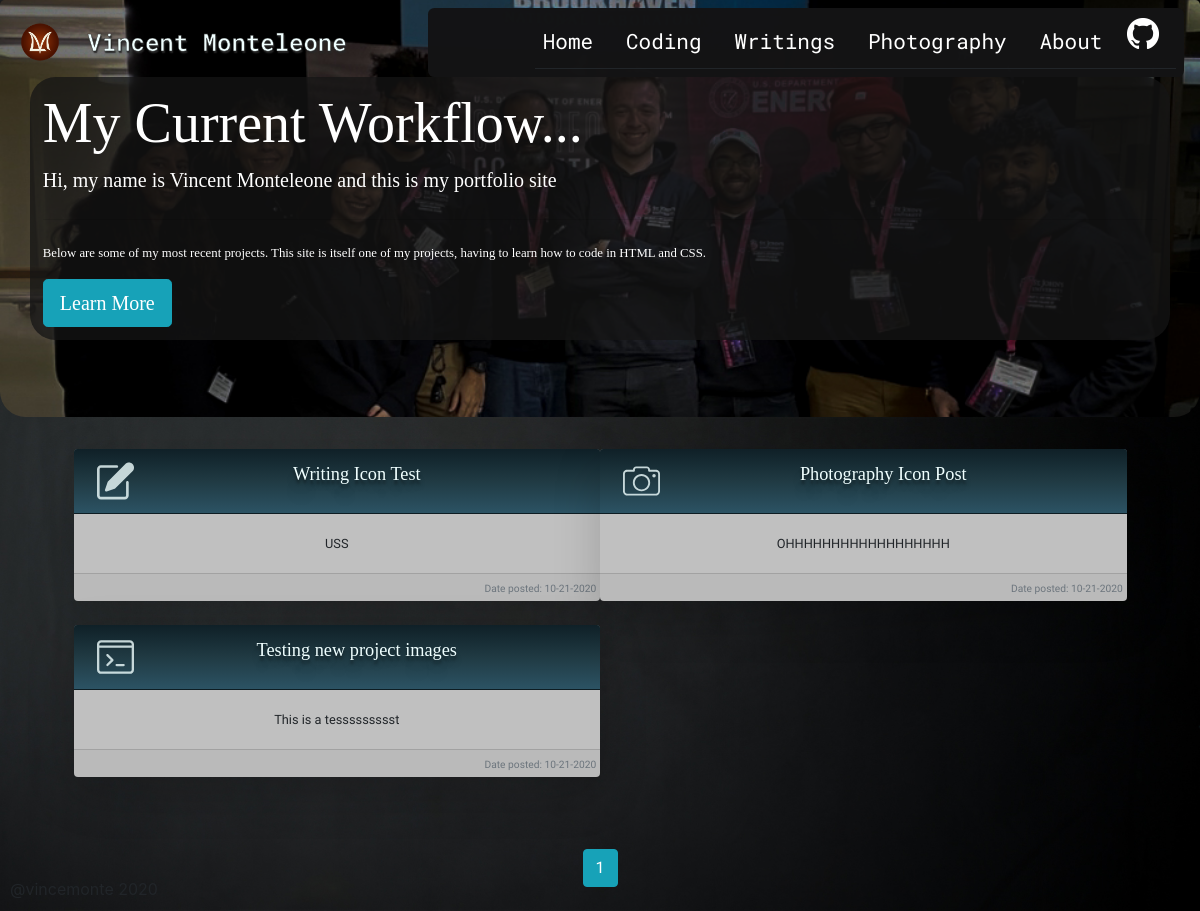
Page /home on the earlier database version.
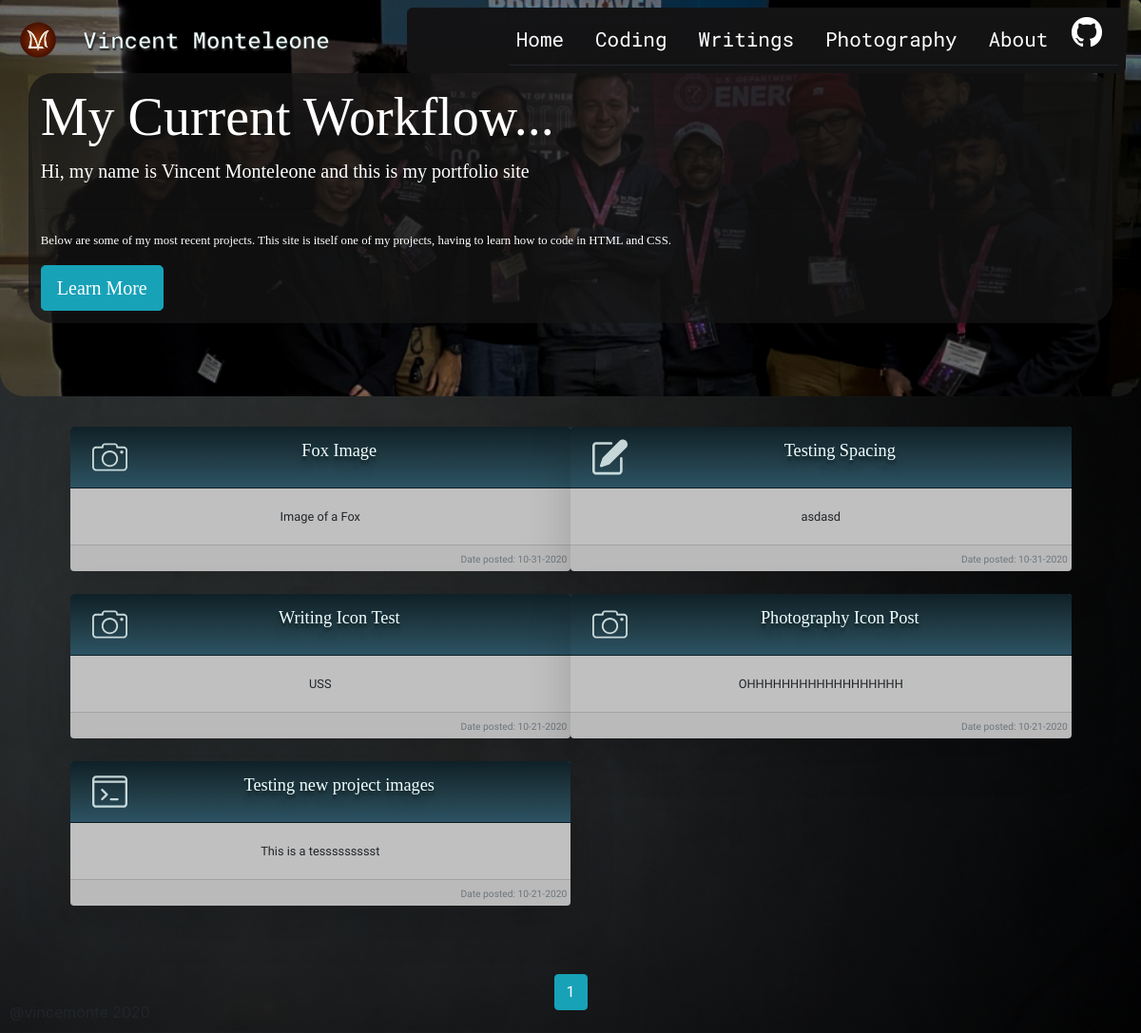
Same page on the later database version.
### personalWebsite/models.py (models this page shows, shortened)
class HomePost(db.Model):
    id = db.Column(db.Integer, primary_key=True)
    project_id = db.Column(db.Integer, db.ForeignKey('project.id'), unique=True)
    type_image = db.Column(db.String(30), nullable=False)
    content = db.Column(db.Text, nullable=False)

class Project(db.Model):
    id = db.Column(db.Integer, primary_key=True)
    title = db.Column(db.String(100), nullable=False)
    type = db.Column(db.String(20), nullable=False)
    content= db.Column(db.Text, nullable=True)
    files = db.Column(db.String(80), nullable=True) #holds the path to the file images
    date_posted = db.Column(db.DateTime, nullable=False, default=datetime.now)
    user_id = db.Column(db.Integer, db.ForeignKey('user.id'), nullable=False)
    home_post = db.relationship('HomePost', backref='project', uselist=False)

### personalWebsite/main/routes.py (the view)
@main.route('/')
@main.route('/home')
def home():
    page = request.args.get('page', 1, type=int)
    posts = HomePost.query.order_by(HomePost.id.desc()).paginate(page=page, per_page=6)
    return render_template('homepage.html', posts=posts)

### personalWebsite/templates/homepage.html (shortened to what this page needs)
{% extends "layout.html" %}
{%block content%}
    <div class="jumbotron" id="home-jumbotron">
      <div class="container text-white">
        <h1 class="display-4">My Current Workflow...</h1>
        <p class="lead">Hi, my name is Vincent Monteleone and this is my portfolio site</p>
        <hr class="my-4">
        <p>Below are some of my most recent projects. This site is itself one of my projects, having to learn how to code in HTML and CSS.</p>
        <a class="btn btn-info btn-lg" href="{{ url_for('main.about') }}"> Learn More</a>
      </div>
    </div>
    <section class="home-articles">
      <div class="container-fluid text-center">
        <div class="row">
          {% for post in posts.items %}
          <div class="col-md-6" >
            <div class="card mb-4 shadow-lg">
              <div class="card-header">
                <img  src="{{ url_for('static', filename=post.type_image ) }}" class="project_type_image">
                <a class = "card-title" href="{{ url_for('posts.project', title=post.project.title) }}">{{ post.project.title }}</a>
              </div>
              <div class="card-body">
                <p class= "card-text"> {{ post.content }} </p>
              </div>
              <div class="card-footer text-right">
                <small class="text-muted">Date posted: {{ post.project.date_posted.strftime('%m-%d-%Y') }}</small>
              </div>
            </div>
          </div>
          {% endfor %}
        </div>
      </div>
      </section>
      <div class="container mt-5 text-center">
        {% for page_num in posts.iter_pages(left_edge=1, right_edge=1, left_current=1, right_current=2) %}
          {% if page_num %}
            {% if posts.page == page_num %}
              <a class="btn btn-info mb-4" href="{{ url_for('main.home', page=page_num) }}">{{ page_num }}</a>
            {% else %}
              <a class="btn btn-outline-info mb-4" href="{{ url_for('main.home', page=page_num) }}">{{ page_num }}</a>
            {% endif %}
          {% else %}
            <small>...</small>
          {% endif %}
        {% endfor %}
      </div>
{%endblock content%}

### personalWebsite/templates/layout.html (shortened to what this page needs)
<!DOCTYPE html>
<html lang="en" dir="ltr">
  <head>
    <link rel="stylesheet" type="text/css" href="{{url_for('static', filename='bootstrap-reboot.css')}}">
    <link rel="stylesheet" href="https://stackpath.bootstrapcdn.com/bootstrap/4.1.3/css/bootstrap.min.css">
    <link rel="stylesheet" type="text/css" href="{{ url_for('static', filename='main.css')}}">
    <link rel="stylesheet" type="text/css" href="{{ url_for('static', filename='devices.css')}}">
    <link rel="stylesheet" href="https://cdnjs.cloudflare.com/ajax/libs/font-awesome/4.7.0/css/font-awesome.min.css">
  </head>
  <body>
    <header>
      <nav class="navbar fixed-top navbar-expand-lg navbar-dark" id="navigation-bar">
        <img class="navbar-logo" id="navbar-logo" src="{{url_for('static', filename='images/VLM_Logo_v2.png')}}" alt="restaurant logo (rooster)">
        <span class="navbar-brand">Vincent Monteleone</span>
        <div class="collapse navbar-collapse" id="collapsing-navbar">
          <ul class="navbar-nav ml-auto" id="nav-list-container">
            <li class="nav-item">
              <a class="nav-link" href="{{url_for('main.home')}}">Home <span class="sr-only">(current)</span></a>
            </li>
            <li class="nav-item">
              <a class="nav-link" href="{{url_for('posts.coding')}}">Coding</a>
            </li>
            <li class="nav-item">
              <a class="nav-link" href="{{url_for('posts.writings')}}">Writings</a>
            </li>
            <li class="nav-item">
              <a class="nav-link" href="{{url_for('posts.photography')}}">Photography</a>
            </li>
            <li class="nav-item">
              <a class="nav-link" href="{{url_for('main.about')}}">About</a>
            </li>
            <li class="nav-item">
              <a href="https://github.com/vincemonte"><img src="{{url_for('static', filename='images/GitHub-Mark-Light-32px.png')}}"></a>
            </li>
          </ul>
        </div>
      </nav>
    </header>
    <main role="main">
        {% block content %}{% endblock %}
    </main>
    <footer>@vincemonte 2020</footer>
  </body>
</html>

### personalWebsite/static/main.css (style rules this page uses)
body { margin: 0; background-position: top; background-size: cover; width: 100%; background-image: url(images/GrayWallBackground.jpg); }
main { font-family: 'Work Sans', sans-serif; }
img { max-width: 100%; }
.navbar { font-family: 'Roboto Mono', monospace; position: fixed; width: 100%; transition: .8s; }
.navbar-logo { width: 65px; height: 65px; margin: 0; }
.navbar-brand { font-size: 1.8em; font-weight: 500; padding-left: .8em; color: #F0FFFF !important; -webkit-text-stroke: .4px #282828; text-shadow: 1px 1.5px 1.5px #282828; }
.navbar li { padding: .1em .8em; }
.navbar ul { transition: .8s; font-size: 21px; }
.nav-link { color: white !important; transition-delay: font-weight .3s; transition: width .3s ease-out, font-size .3s ease-out, font-weight step-start; }
.nav-item img { width: 32px; height: 32px; float: right; }
.jumbotron { background-image: url(images/cyberforce.jpg); background-position: 50% 25%; background-repeat: no-repeat; background-size: cover; border-bottom-left-radius: 2em; border-bottom-right-radius: 2em; font-family: 'Crimson Text', serif; padding: 9em 5em; }
.jumbotron .container { background-color: rgba(20, 20, 21, 0.75); padding: 1em; border-radius: 2em; }
.home-articles .row { display: flex; max-width: 80%; margin-right:10%; margin-left: auto; align-items: center; justify-content: space-between; }
.row .card { border-style: none; background: #C0C0C0; }
.row .card-header { background: #0f2027; background: -webkit-linear-gradient(to bottom, #0f2027, #203a43, #2c5364); background: linear-gradient(to bottom, #0f2027, #203a43, #2c5364); }
.card-title { text-decoration: none; color: #F0FFFF; font-size: 1.43em; font-weight: 500; text-align: left; font-family: 'Crimson Text', serif; text-shadow: 0px 4px 3px rgba(0,0,0,0.4), 0px 8px 13px rgba(0,0,0,0.1), 0px 18px 23px rgba(0,0,0,0.1); }
.card-footer { padding: .3em; }
.project_type_image { display: block; float: left; padding-left: .25em; width: 40px; height: 40px; opacity: 0.8; }
footer { position:fixed; bottom: 10px; padding-left: 10px; }

### personalWebsite/static/devices.css (style rules this page uses)
@media only screen
  and (min-device-width: 320px)
  and (max-device-width: 812px) { main { font-size: .8em; } }
@media only screen
  and (min-device-width: 320px)
  and (max-device-width: 812px) { .navbar-collapse { padding: .5em; background-color: rgba(20, 20, 21, 0.99); max-width: 78%; margin-left: 7%; border-radius: .4em; } }
@media only screen
  and (min-device-width: 320px)
  and (max-device-width: 812px) { .navbar-collapse .nav-item { border-bottom: 1px solid; padding-left: 0; } }
@media only screen
  and (min-device-width: 320px)
  and (max-device-width: 812px) { .navbar-logo { width: 48px; height: 48px; } }
@media only screen
  and (min-device-width: 320px)
  and (max-device-width: 812px) { .navbar-brand { font-size: 24px; margin-left: 2%; margin-right: auto; padding: 0; } }
@media only screen
  and (min-device-width: 320px)
  and (max-device-width: 812px) { .jumbotron { padding: 6em 2em; } }
@media only screen
  and (min-device-width: 320px)
  and (max-device-width: 812px) { .home-articles .row { max-width: 90%; margin-left: 5%; margin-right: auto; } }
@media only screen
  and (min-device-width: 320px)
  and (max-device-width: 812px) { .col-md-6 { padding: 0; } }

Differences in the rows shown:
added HomePost: type_image (picture), project "Fox Image", content "Image of a Fox", project.date_posted "10-31-2020"
added HomePost: type_image (picture), project "Testing Spacing", content "asdasd", project.date_posted "10-31-2020"
changed HomePost "USS": type_image: a different picture
